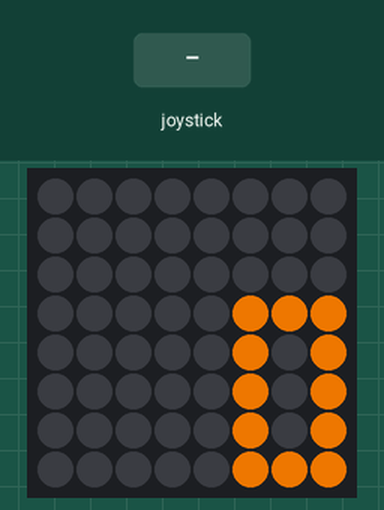
Simulated run of this program. Board: Raspberry Pi (BCM pin numbers) with a Sense HAT. Parts: the Sense HAT's 8×8 RGB LED matrix. Inputs (shaded band) come from the test bench.

Above: at 1.2 s.
1.3 s: joystick pushed up
At 2.5 s:
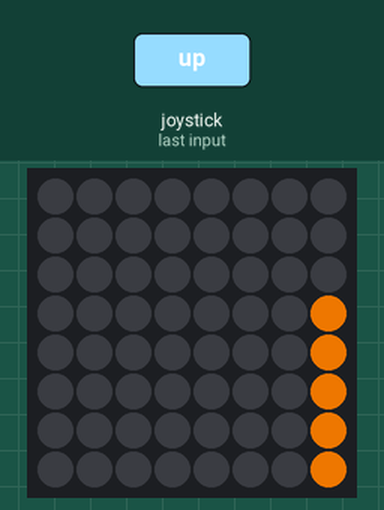
2.8 s: joystick pushed down
At 3.8 s:
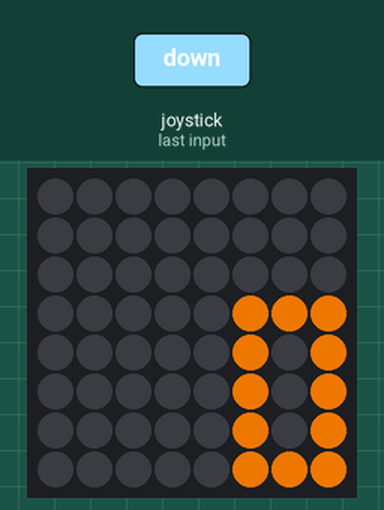
Timing chart, 0 to 5.8 s (numbered marks = the images above; inputs shaded):
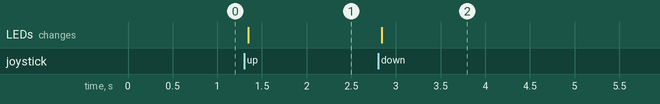

The program:

countdown_timer_input.py
```python
from sense_hat import SenseHat
from time import sleep

sense = SenseHat()

sense.clear()

color = (200,100,0)

def show_pixels(numbers):
  for y in range(1,9):
      for x in range(0,8):
          pixel = numbers[((y-1)*8)+x]
          if pixel == 2:
              sense.set_pixel(x, y-1, 0, 255, 0)
          else:
              sense.set_pixel(x, y-1, pixel*color[0], pixel*color[1], pixel*color[2])

DIGIT = [1,1,1,1,0,1,1,0,1,1,0,1,1,1,1, #0
         0,0,1,0,0,1,0,0,1,0,0,1,0,0,1, #1
         1,1,1,0,0,1,1,1,1,1,0,0,1,1,1, #2
         1,1,1,0,0,1,1,1,1,0,0,1,1,1,1, #3
         1,0,1,1,0,1,1,1,1,0,0,1,0,0,1, #4
         1,1,1,1,0,0,1,1,1,0,0,1,1,1,1, #5
         1,1,1,1,0,0,1,1,1,1,0,1,1,1,1, #6
         1,1,1,0,0,1,0,0,1,0,0,1,0,0,1, #7
         1,1,1,1,0,1,1,1,1,1,0,1,1,1,1, #8
         1,1,1,1,0,1,1,1,1,0,0,1,1,1,1] #9

def get_digit(num):

    first_digit = int(num / 10)
    second_digit = num-(int(num/10)*10)
    return (first_digit, second_digit)

def show_numbers(num):

    digit = get_digit(num)

    numbers = []
    for j in range(0,5):
        temp = []
        if digit[0] != 0:
            temp_digit_first = DIGIT[15*digit[0] + (j*3) : 15*digit[0] + (j*3) +3]
        else:
            temp_digit_first = [0] * 3
        temp_digit_second = DIGIT[15*digit[1] + (j*3) : 15*digit[1] + (j*3) +3]
        temp = temp + [0] + temp_digit_first + [0] + temp_digit_second
        numbers += temp

    pixels = [0]*24 + numbers
    show_pixels(pixels)

min_sel = 0
show_numbers(min_sel)

c = True
while(c):
    for event in sense.stick.get_events():
        if event.action == "pressed":
            if event.direction == "up":
                if min_sel < 16:
                    min_sel += 1
            elif event.direction == "down":
                if min_sel > 0:
                    min_sel -= 1
            elif event.direction == "middle":
                c = False
                break
        show_numbers(min_sel)

sec_sel = 0
show_numbers(sec_sel)

c = True
while(c):
    for event in sense.stick.get_events():
        if event.action == "pressed":
            if event.direction == "up":
                if sec_sel < 59:
                    sec_sel += 1
            elif event.direction == "down":
                if sec_sel > 0:
                    sec_sel -= 1
            elif event.direction == "middle":
                c = False
                break
        show_numbers(sec_sel)

time = (min_sel*60) + sec_sel

sec = 0
while(time > 0):

    if time % 60 == 0:
      sec += 60
    else:
      sec = time % 60

    if not time <= 60: # Time more than 60 / Dot Timer Required
        dot = int(time / 60)
        dotTimerPixel = ([2]*dot) + ([0]*(16-dot))
    else:
        dotTimerPixel = [0]*16 # Time less than or equal to 60

    digit = get_digit(sec)

    numbers = []
    for j in range(0,5):
        temp = []
        if digit[0] != 0:
            temp_digit_first = DIGIT[15*digit[0] + (j*3) : 15*digit[0] + (j*3) +3]
        else:
            temp_digit_first = [0] * 3
        temp_digit_second = DIGIT[15*digit[1] + (j*3) : 15*digit[1] + (j*3) +3]
        temp = temp + [0] + temp_digit_first + [0] + temp_digit_second
        numbers += temp

    sec -= 1
    time -= 1

    pixels = dotTimerPixel + [0]*8 + numbers
    show_pixels(pixels)
    sleep(1)

smile = [0]*8 + ([0,1,1,0]*4) + [0]*8 + ([0,1,1,0]*2) + [0] + [1]*6 + [0]*3 + [1]*4 + [0]*10
show_pixels(smile)
```

Measured:
- after the input at 1.3 s, the LEDs: change at once (image 1)
- after the input at 2.8 s, the LEDs: change at once (image 2)
